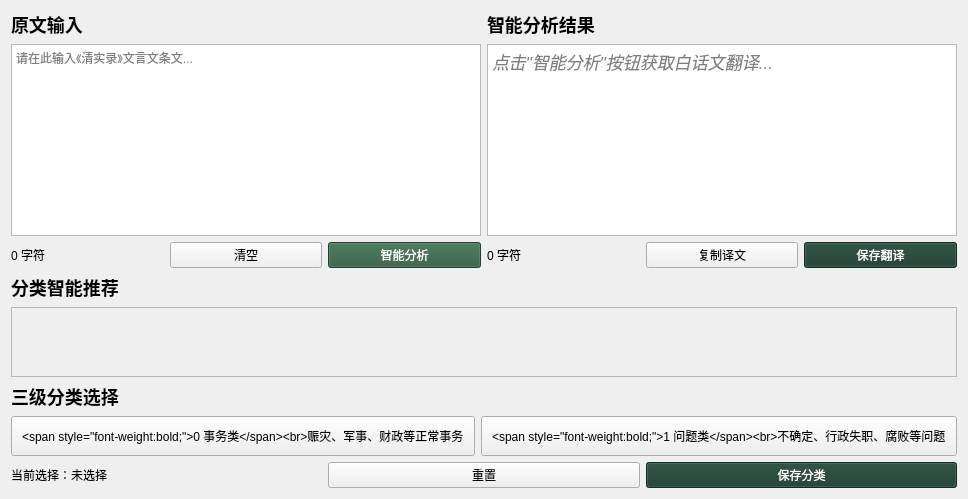
<?xml version="1.0" encoding="UTF-8"?>
<ui version="4.0">
 <class>SingleTabWidget</class>
 <widget class="QWidget" name="SingleTabWidget">
  <layout class="QVBoxLayout" name="verticalLayout_single">
   <item>
    <layout class="QHBoxLayout" name="inputResultLayout">
     <item>
      <layout class="QVBoxLayout" name="inputLayout">
       <item>
        <widget class="QLabel" name="inputLabel">
         <property name="text">
          <string>&lt;span style=&quot;font-size:18px;font-weight:bold;&quot;&gt;原文输入&lt;/span&gt;</string>
         </property>
         <property name="textFormat">
          <enum>Qt::TextFormat::RichText</enum>
         </property>
        </widget>
       </item>
       <item>
        <widget class="QTextEdit" name="originalTextEdit">
         <property name="placeholderText">
          <string>请在此输入《清实录》文言文条文...</string>
         </property>
        </widget>
       </item>
       <item>
        <layout class="QHBoxLayout" name="inputButtonLayout">
         <item>
          <widget class="QLabel" name="charCountLabel">
           <property name="text">
            <string>0 字符</string>
           </property>
          </widget>
         </item>
         <item>
          <widget class="QPushButton" name="clearButton">
           <property name="text">
            <string>清空</string>
           </property>
          </widget>
         </item>
         <item>
          <widget class="QPushButton" name="analyzeButton">
           <property name="styleSheet">
            <string notr="true">background-color: #2d5a3e; color: white;</string>
           </property>
           <property name="text">
            <string>智能分析</string>
           </property>
          </widget>
         </item>
        </layout>
       </item>
      </layout>
     </item>
     <item>
      <layout class="QVBoxLayout" name="resultLayout">
       <item>
        <widget class="QLabel" name="resultLabel">
         <property name="text">
          <string>&lt;span style=&quot;font-size:18px;font-weight:bold;&quot;&gt;智能分析结果&lt;/span&gt;</string>
         </property>
         <property name="textFormat">
          <enum>Qt::TextFormat::RichText</enum>
         </property>
        </widget>
       </item>
       <item>
        <widget class="QTextEdit" name="translationTextEdit">
         <property name="readOnly">
          <bool>true</bool>
         </property>
         <property name="html">
          <string>&lt;!DOCTYPE HTML PUBLIC &quot;-//W3C//DTD HTML 4.0//EN&quot; &quot;http://www.w3.org/TR/REC-html40/strict.dtd&quot;&gt;
&lt;html&gt;&lt;head&gt;&lt;meta name=&quot;qrichtext&quot; content=&quot;1&quot; /&gt;&lt;meta charset=&quot;utf-8&quot; /&gt;&lt;style type=&quot;text/css&quot;&gt;
p, li { white-space: pre-wrap; }
hr { height: 1px; border-width: 0; }
li.unchecked::marker { content: &quot;\2610&quot;; }
li.checked::marker { content: &quot;\2612&quot;; }
&lt;/style&gt;&lt;/head&gt;&lt;body style=&quot; font-family:'.AppleSystemUIFont'; font-size:13pt; font-weight:400; font-style:normal;&quot;&gt;
&lt;p style=&quot; margin-top:12px; margin-bottom:12px; margin-left:0px; margin-right:0px; -qt-block-indent:0; text-indent:0px;&quot;&gt;&lt;span style=&quot; font-style:italic; color:#808080;&quot;&gt;点击&amp;quot;智能分析&amp;quot;按钮获取白话文翻译...&lt;/span&gt;&lt;/p&gt;&lt;/body&gt;&lt;/html&gt;</string>
         </property>
        </widget>
       </item>
       <item>
        <layout class="QHBoxLayout" name="resultButtonLayout">
         <item>
          <widget class="QLabel" name="transCharCountLabel">
           <property name="text">
            <string>0 字符</string>
           </property>
          </widget>
         </item>
         <item>
          <widget class="QPushButton" name="copyButton">
           <property name="text">
            <string>复制译文</string>
           </property>
          </widget>
         </item>
         <item>
          <widget class="QPushButton" name="saveTranslationButton">
           <property name="styleSheet">
            <string notr="true">background-color: #1a3b2e; color: white;</string>
           </property>
           <property name="text">
            <string>保存翻译</string>
           </property>
          </widget>
         </item>
        </layout>
       </item>
      </layout>
     </item>
    </layout>
   </item>
   <item>
    <layout class="QVBoxLayout" name="recommendationLayout">
     <item>
      <widget class="QLabel" name="recommendationLabel">
       <property name="text">
        <string>&lt;span style=&quot;font-size:18px;font-weight:bold;&quot;&gt;分类智能推荐&lt;/span&gt;</string>
       </property>
       <property name="textFormat">
        <enum>Qt::TextFormat::RichText</enum>
       </property>
      </widget>
     </item>
     <item>
      <widget class="QScrollArea" name="recommendationScrollArea">
       <property name="widgetResizable">
        <bool>true</bool>
       </property>
       <widget class="QWidget" name="recommendationContents">
        <property name="geometry">
         <rect>
          <x>0</x>
          <y>0</y>
          <width>1054</width>
          <height>69</height>
         </rect>
        </property>
        <layout class="QVBoxLayout" name="recommendationListLayout"/>
       </widget>
      </widget>
     </item>
    </layout>
   </item>
   <item>
    <layout class="QVBoxLayout" name="classificationLayout">
     <item>
      <widget class="QLabel" name="classificationLabel">
       <property name="text">
        <string>&lt;span style=&quot;font-size:18px;font-weight:bold;&quot;&gt;三级分类选择&lt;/span&gt;</string>
       </property>
       <property name="textFormat">
        <enum>Qt::TextFormat::RichText</enum>
       </property>
      </widget>
     </item>
     <item>
      <layout class="QHBoxLayout" name="level1Layout">
       <item>
        <widget class="QPushButton" name="level1Btn0">
         <property name="styleSheet">
          <string notr="true">text-align: left; padding: 10px;</string>
         </property>
         <property name="text">
          <string>&lt;span style=&quot;font-weight:bold;&quot;&gt;0 事务类&lt;/span&gt;&lt;br&gt;赈灾、军事、财政等正常事务</string>
         </property>
        </widget>
       </item>
       <item>
        <widget class="QPushButton" name="level1Btn1">
         <property name="styleSheet">
          <string notr="true">text-align: left; padding: 10px;</string>
         </property>
         <property name="text">
          <string>&lt;span style=&quot;font-weight:bold;&quot;&gt;1 问题类&lt;/span&gt;&lt;br&gt;不确定、行政失职、腐败等问题</string>
         </property>
        </widget>
       </item>
      </layout>
     </item>
     <item>
      <layout class="QGridLayout" name="level2Layout"/>
     </item>
     <item>
      <layout class="QGridLayout" name="level3Layout"/>
     </item>
     <item>
      <layout class="QHBoxLayout" name="classificationButtonLayout">
       <item>
        <widget class="QLabel" name="currentSelectionLabel">
         <property name="text">
          <string>当前选择：未选择</string>
         </property>
        </widget>
       </item>
       <item>
        <widget class="QPushButton" name="resetClassificationButton">
         <property name="text">
          <string>重置</string>
         </property>
        </widget>
       </item>
       <item>
        <widget class="QPushButton" name="saveClassificationButton">
         <property name="styleSheet">
          <string notr="true">background-color: #1a3b2e; color: white;</string>
         </property>
         <property name="text">
          <string>保存分类</string>
         </property>
        </widget>
       </item>
      </layout>
     </item>
    </layout>
   </item>
  </layout>
 </widget>
 <resources/>
 <connections/>
</ui>
